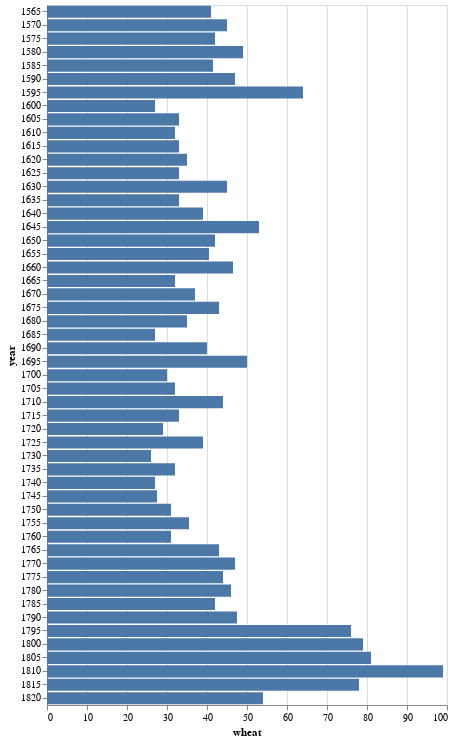

Notebook code cell kept with this figure:
### Code cell
import altair as alt
from vega_datasets import data

source = data.wheat()

alt.Chart(source).mark_bar().encode(
    x='wheat:Q',
    y="year:O"
).properties(height=700)

### Figure 1 — Vega-Lite specification as saved in the notebook (floating-point values rounded to 4 significant figures)
{"$schema": "https://vega.github.io/schema/vega-lite/v2.6.0.json", "config": {"view": {"height": 300, "width": 400}}, "data": {"name": "data-76d1ce26ea5761007c35827e1564d86c"}, "datasets": {"data-76d1ce26ea5761007c35827e1564d86c": [{"wages": 5, "wheat": 41, "year": 1565}, {"wages": 5.05, "wheat": 45, "year": 1570}, {"wages": 5.08, "wheat": 42, "year": 1575}, {"wages": 5.12, "wheat": 49, "year": 1580}, {"wages": 5.15, "wheat": 41.5, "year": 1585}, {"wages": 5.25, "wheat": 47, "year": 1590}, {"wages": 5.54, "wheat": 64, "year": 1595}, {"wages": 5.61, "wheat": 27, "year": 1600}, {"wages": 5.69, "wheat": 33, "year": 1605}, {"wages": 5.78, "wheat": 32, "year": 1610}, {"wages": 5.94, "wheat": 33, "year": 1615}, {"wages": 6.01, "wheat": 35, "year": 1620}, {"wages": 6.12, "wheat": 33, "year": 1625}, {"wages": 6.22, "wheat": 45, "year": 1630}, {"wages": 6.3, "wheat": 33, "year": 1635}, {"wages": 6.37, "wheat": 39, "year": 1640}, {"wages": 6.45, "wheat": 53, "year": 1645}, {"wages": 6.5, "wheat": 42, "year": 1650}, {"wages": 6.6, "wheat": 40.5, "year": 1655}, {"wages": 6.75, "wheat": 46.5, "year": 1660}, {"wages": 6.8, "wheat": 32, "year": 1665}, {"wages": 6.9, "wheat": 37, "year": 1670}, {"wages": 7, "wheat": 43, "year": 1675}, {"wages": 7.3, "wheat": 35, "year": 1680}, {"wages": 7.6, "wheat": 27, "year": 1685}, {"wages": 8, "wheat": 40, "year": 1690}, {"wages": 8.5, "wheat": 50, "year": 1695}, {"wages": 9, "wheat": 30, "year": 1700}, {"wages": 10, "wheat": 32, "year": 1705}, {"wages": 11, "wheat": 44, "year": 1710}, {"wages": 11.75, "wheat": 33, "year": 1715}, {"wages": 12.5, "wheat": 29, "year": 1720}, {"wages": 13, "wheat": 39, "year": 1725}, {"wages": 13.3, "wheat": 26, "year": 1730}, {"wages": 13.6, "wheat": 32, "year": 1735}, {"wages": 14, "wheat": 27, "year": 1740}, {"wages": 14.5, "wheat": 27.5, "year": 1745}, {"wages": 15, "wheat": 31, "year": 1750}, {"wages": 15.7, "wheat": 35.5, "year": 1755}, {"wages": 16.5, "wheat": 31, "year": 1760}, {"wages": 17.6, "wheat": 43, "year": 1765}, {"wages": 18.5, "wheat": 47, "year": 1770}, {"wages": 19.5, "wheat": 44, "year": 1775}, {"wages": 21, "wheat": 46, "year": 1780}, {"wages": 23, "wheat": 42, "year": 1785}, {"wages": 25.5, "wheat": 47.5, "year": 1790}, {"wages": 27.5, "wheat": 76, "year": 1795}, {"wages": 28.5, "wheat": 79, "year": 1800}, {"wages": 29.5, "wheat": 81, "year": 1805}, {"wages": 30, "wheat": 99, "year": 1810}, {"wages": null, "wheat": 78, "year": 1815}, {"wages": null, "wheat": 54, "year": 1820}]}, "encoding": {"x": {"field": "wheat", "type": "quantitative"}, "y": {"field": "year", "type": "ordinal"}}, "height": 700, "mark": "bar"}
